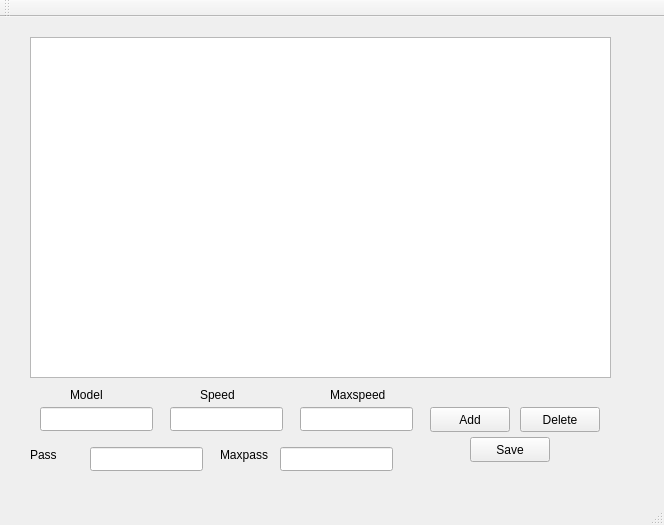
<?xml version="1.0" encoding="UTF-8"?>
<ui version="4.0">
 <class>MainWindow</class>
 <widget class="QMainWindow" name="MainWindow">
  <property name="geometry">
   <rect>
    <x>0</x>
    <y>0</y>
    <width>664</width>
    <height>525</height>
   </rect>
  </property>
  <property name="windowTitle">
   <string>MainWindow</string>
  </property>
  <widget class="QWidget" name="centralWidget">
   <widget class="QPushButton" name="pushButton">
    <property name="geometry">
     <rect>
      <x>430</x>
      <y>390</y>
      <width>80</width>
      <height>25</height>
     </rect>
    </property>
    <property name="text">
     <string>Add</string>
    </property>
   </widget>
   <widget class="QLineEdit" name="ModelEdit">
    <property name="geometry">
     <rect>
      <x>40</x>
      <y>390</y>
      <width>113</width>
      <height>24</height>
     </rect>
    </property>
   </widget>
   <widget class="QLineEdit" name="SpeedEdit">
    <property name="geometry">
     <rect>
      <x>170</x>
      <y>390</y>
      <width>113</width>
      <height>24</height>
     </rect>
    </property>
   </widget>
   <widget class="QLineEdit" name="MaxspeedEdit">
    <property name="geometry">
     <rect>
      <x>300</x>
      <y>390</y>
      <width>113</width>
      <height>24</height>
     </rect>
    </property>
   </widget>
   <widget class="QTableWidget" name="tableWidget">
    <property name="geometry">
     <rect>
      <x>30</x>
      <y>20</y>
      <width>581</width>
      <height>341</height>
     </rect>
    </property>
   </widget>
   <widget class="QPushButton" name="pushButton_2">
    <property name="geometry">
     <rect>
      <x>520</x>
      <y>390</y>
      <width>80</width>
      <height>25</height>
     </rect>
    </property>
    <property name="text">
     <string>Delete</string>
    </property>
   </widget>
   <widget class="QPushButton" name="pushButton_3">
    <property name="geometry">
     <rect>
      <x>470</x>
      <y>420</y>
      <width>80</width>
      <height>25</height>
     </rect>
    </property>
    <property name="text">
     <string>Save</string>
    </property>
   </widget>
   <widget class="QLineEdit" name="PassEdit">
    <property name="geometry">
     <rect>
      <x>90</x>
      <y>430</y>
      <width>113</width>
      <height>24</height>
     </rect>
    </property>
   </widget>
   <widget class="QLineEdit" name="MaxpassEdit">
    <property name="geometry">
     <rect>
      <x>280</x>
      <y>430</y>
      <width>113</width>
      <height>24</height>
     </rect>
    </property>
   </widget>
   <widget class="QLabel" name="label">
    <property name="geometry">
     <rect>
      <x>70</x>
      <y>370</y>
      <width>55</width>
      <height>16</height>
     </rect>
    </property>
    <property name="text">
     <string>Model</string>
    </property>
   </widget>
   <widget class="QLabel" name="label_2">
    <property name="geometry">
     <rect>
      <x>200</x>
      <y>370</y>
      <width>55</width>
      <height>16</height>
     </rect>
    </property>
    <property name="text">
     <string>Speed</string>
    </property>
   </widget>
   <widget class="QLabel" name="label_3">
    <property name="geometry">
     <rect>
      <x>330</x>
      <y>370</y>
      <width>61</width>
      <height>16</height>
     </rect>
    </property>
    <property name="text">
     <string>Maxspeed</string>
    </property>
   </widget>
   <widget class="QLabel" name="label_4">
    <property name="geometry">
     <rect>
      <x>30</x>
      <y>430</y>
      <width>55</width>
      <height>16</height>
     </rect>
    </property>
    <property name="text">
     <string>Pass</string>
    </property>
   </widget>
   <widget class="QLabel" name="label_5">
    <property name="geometry">
     <rect>
      <x>220</x>
      <y>430</y>
      <width>55</width>
      <height>16</height>
     </rect>
    </property>
    <property name="text">
     <string>Maxpass</string>
    </property>
   </widget>
  </widget>
  <widget class="QMenuBar" name="menuBar">
   <property name="geometry">
    <rect>
     <x>0</x>
     <y>0</y>
     <width>664</width>
     <height>25</height>
    </rect>
   </property>
  </widget>
  <widget class="QToolBar" name="mainToolBar">
   <attribute name="toolBarArea">
    <enum>TopToolBarArea</enum>
   </attribute>
   <attribute name="toolBarBreak">
    <bool>false</bool>
   </attribute>
  </widget>
  <widget class="QStatusBar" name="statusBar"/>
 </widget>
 <layoutdefault spacing="6" margin="11"/>
 <resources/>
 <connections/>
</ui>
